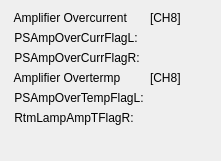
      <widget class="QWidget" name="formLayoutWidget_6">
       <property name="geometry">
        <rect>
         <x>710</x>
         <y>50</y>
         <width>221</width>
         <height>161</height>
        </rect>
       </property>
       <layout class="QFormLayout" name="formLayout_6">
        <item row="0" column="0">
         <widget class="QLabel" name="label_128">
          <property name="text">
           <string> Amplifier Overcurrent</string>
          </property>
         </widget>
        </item>
        <item row="0" column="1">
         <widget class="QLabel" name="label_159">
          <property name="text">
           <string>[CH8]</string>
          </property>
         </widget>
        </item>
        <item row="1" column="0">
         <widget class="QLabel" name="label_129">
          <property name="text">
           <string> PSAmpOverCurrFlagL:</string>
          </property>
         </widget>
        </item>
        <item row="1" column="1">
         <widget class="PyDMLabel" name="PyDMLabel_117">
          <property name="palette">
           <palette>
            <active>
             <colorrole role="Text">
              <brush brushstyle="SolidPattern">
               <color alpha="255">
                <red>0</red>
                <green>0</green>
                <blue>0</blue>
               </color>
              </brush>
             </colorrole>
             <colorrole role="PlaceholderText">
              <brush brushstyle="SolidPattern">
               <color alpha="128">
                <red>78</red>
                <green>154</green>
                <blue>6</blue>
               </color>
              </brush>
             </colorrole>
            </active>
            <inactive>
             <colorrole role="Text">
              <brush brushstyle="SolidPattern">
               <color alpha="255">
                <red>0</red>
                <green>0</green>
                <blue>0</blue>
               </color>
              </brush>
             </colorrole>
             <colorrole role="PlaceholderText">
              <brush brushstyle="SolidPattern">
               <color alpha="128">
                <red>78</red>
                <green>154</green>
                <blue>6</blue>
               </color>
              </brush>
             </colorrole>
            </inactive>
            <disabled>
             <colorrole role="Text">
              <brush brushstyle="SolidPattern">
               <color alpha="255">
                <red>190</red>
                <green>190</green>
                <blue>190</blue>
               </color>
              </brush>
             </colorrole>
             <colorrole role="PlaceholderText">
              <brush brushstyle="SolidPattern">
               <color alpha="128">
                <red>0</red>
                <green>0</green>
                <blue>0</blue>
               </color>
              </brush>
             </colorrole>
            </disabled>
           </palette>
          </property>
          <property name="toolTip">
           <string/>
          </property>
          <property name="alarmSensitiveContent" stdset="0">
           <bool>false</bool>
          </property>
          <property name="channel" stdset="0">
           <string>SI-22:DI-FOFBCtrl:PSAmpOverCurrFlagLCH8-Sts</string>
          </property>
         </widget>
        </item>
        <item row="2" column="0">
         <widget class="QLabel" name="label_130">
          <property name="text">
           <string> PSAmpOverCurrFlagR:</string>
          </property>
         </widget>
        </item>
        <item row="2" column="1">
         <widget class="PyDMLabel" name="PyDMLabel_118">
          <property name="toolTip">
           <string/>
          </property>
          <property name="channel" stdset="0">
           <string>SI-22:DI-FOFBCtrl:PSAmpOverCurrFlagRCH8-Sts</string>
          </property>
         </widget>
        </item>
        <item row="3" column="0">
         <widget class="QLabel" name="label_132">
          <property name="text">
           <string> Amplifier Overtermp</string>
          </property>
         </widget>
        </item>
        <item row="3" column="1">
         <widget class="QLabel" name="label_160">
          <property name="text">
           <string>[CH8]</string>
          </property>
         </widget>
        </item>
        <item row="4" column="0">
         <widget class="QLabel" name="label_133">
          <property name="text">
           <string> PSAmpOverTempFlagL:</string>
          </property>
         </widget>
        </item>
        <item row="4" column="1">
         <widget class="PyDMLabel" name="PyDMLabel_119">
          <property name="toolTip">
           <string/>
          </property>
          <property name="channel" stdset="0">
           <string>SI-22:DI-FOFBCtrl:PSAmpOverTempFlagLCH8-Sts</string>
          </property>
         </widget>
        </item>
        <item row="5" column="0">
         <widget class="QLabel" name="label_134">
          <property name="text">
           <string> RtmLampAmpTFlagR:</string>
          </property>
         </widget>
        </item>
        <item row="5" column="1">
         <widget class="PyDMLabel" name="PyDMLabel_120">
          <property name="toolTip">
           <string/>
          </property>
          <property name="channel" stdset="0">
           <string>SI-22:DI-FOFBCtrl:PSAmpOverTempFlagRCH8-Sts</string>
          </property>
         </widget>
        </item>
       </layout>
      </widget>
